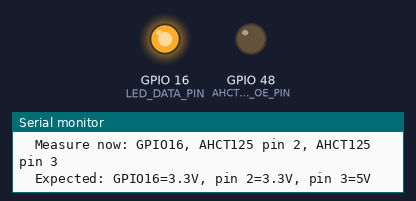
The sketch below on a simulated ESP32. On the bench: output pins drawn as LEDs (lit = HIGH), the last lines printed to the serial monitor.

Above: at 4.5 s.
At 16.5 s:
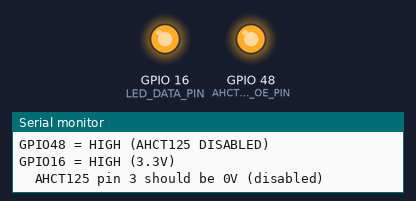
At 22.0 s:
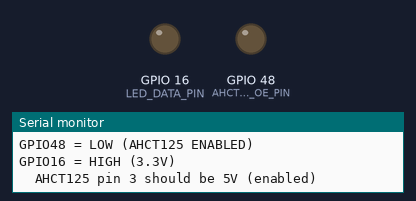
Timing chart, 0 to 28.8 s (numbered marks = the images above):
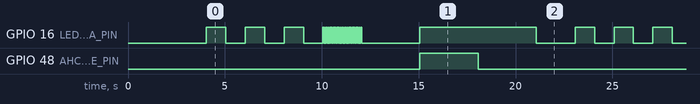

Measured:
- by itself, GPIO 48 (AHCT125_OE_PIN): alternates HIGH for 3.0 s and LOW for 16.0 s
- by itself, GPIO 16 (LED_DATA_PIN): repeats every 19.0 s: 99 × (HIGH 0.01 s, LOW 0.01 s), HIGH 0.01 s, LOW 3.0 s, HIGH 6.0 s, LOW 2.0 s, 3 × (HIGH 1.0 s, LOW 1.0 s)
- by itself, everything shown: repeats every 19.0 s, in 17 steps

The sketch:

test_raw_gpio_toggle.ino
```cpp
/*
 * Raw GPIO Toggle Test
 * Bypasses NeoPixel library to test basic GPIO16 -> AHCT125 -> LED path
 */

#define LED_DATA_PIN 16       // GPIO16 to AHCT125 pin 2 (1A)
#define AHCT125_OE_PIN 48     // GPIO48 to AHCT125 pin 1 (1OE)

void setup() {
  Serial.begin(115200);
  delay(2000);

  Serial.println("\n========================================");
  Serial.println("RAW GPIO TOGGLE TEST");
  Serial.println("========================================\n");

  // Setup GPIO48 (AHCT125 enable)
  pinMode(AHCT125_OE_PIN, OUTPUT);
  digitalWrite(AHCT125_OE_PIN, LOW);  // Enable (active LOW)
  Serial.println("GPIO48 = LOW (AHCT125 enabled)");
  Serial.println("  -> Measure GPIO48: should be 0V\n");

  // Setup GPIO16 (data)
  pinMode(LED_DATA_PIN, OUTPUT);
  digitalWrite(LED_DATA_PIN, LOW);
  Serial.println("GPIO16 = LOW initially");
  Serial.println("  -> Measure GPIO16: should be 0V\n");

  delay(2000);

  Serial.println("========================================");
  Serial.println("MEASUREMENT POINTS:");
  Serial.println("========================================");
  Serial.println("1. ESP32 GPIO16 pin");
  Serial.println("2. AHCT125 pin 2 (1A input)");
  Serial.println("3. AHCT125 pin 3 (1Y output)");
  Serial.println("4. After 330Ω resistor");
  Serial.println("5. LED strip DIN pin");
  Serial.println("========================================\n");

  Serial.println("Starting GPIO16 toggle test...");
  Serial.println("Measure each point above with multimeter\n");
}

void loop() {
  // Test 1: Slow toggle (easy to measure with multimeter)
  Serial.println("--- SLOW TOGGLE (1 second) ---");

  Serial.println("GPIO16 = HIGH");
  digitalWrite(LED_DATA_PIN, HIGH);
  Serial.println("  Measure now: GPIO16, AHCT125 pin 2, AHCT125 pin 3");
  Serial.println("  Expected: GPIO16=3.3V, pin 2=3.3V, pin 3=5V\n");
  delay(1000);

  Serial.println("GPIO16 = LOW");
  digitalWrite(LED_DATA_PIN, LOW);
  Serial.println("  Measure now: GPIO16, AHCT125 pin 2, AHCT125 pin 3");
  Serial.println("  Expected: GPIO16=0V, pin 2=0V, pin 3=0V\n");
  delay(1000);

  Serial.println("GPIO16 = HIGH");
  digitalWrite(LED_DATA_PIN, HIGH);
  delay(1000);

  Serial.println("GPIO16 = LOW");
  digitalWrite(LED_DATA_PIN, LOW);
  delay(1000);

  Serial.println("GPIO16 = HIGH");
  digitalWrite(LED_DATA_PIN, HIGH);
  delay(1000);

  Serial.println("GPIO16 = LOW");
  digitalWrite(LED_DATA_PIN, LOW);
  delay(1000);

  // Test 2: Fast toggle (should see ~2.5V average on multimeter)
  Serial.println("\n--- FAST TOGGLE (10ms) ---");
  Serial.println("GPIO16 toggling rapidly...");
  Serial.println("  Multimeter should show ~2.5V (average) on AHCT125 pin 3\n");

  for(int i = 0; i < 100; i++) {
    digitalWrite(LED_DATA_PIN, HIGH);
    delay(10);
    digitalWrite(LED_DATA_PIN, LOW);
    delay(10);
  }

  Serial.println("\n--- PAUSING ---\n");
  digitalWrite(LED_DATA_PIN, LOW);
  delay(3000);

  // Test 3: Check if AHCT125 enable works
  Serial.println("--- TESTING AHCT125 ENABLE ---");
  digitalWrite(LED_DATA_PIN, HIGH);

  Serial.println("GPIO48 = HIGH (AHCT125 DISABLED)");
  Serial.println("GPIO16 = HIGH (3.3V)");
  digitalWrite(AHCT125_OE_PIN, HIGH);
  Serial.println("  AHCT125 pin 3 should be 0V (disabled)\n");
  delay(3000);

  Serial.println("GPIO48 = LOW (AHCT125 ENABLED)");
  Serial.println("GPIO16 = HIGH (3.3V)");
  digitalWrite(AHCT125_OE_PIN, LOW);
  Serial.println("  AHCT125 pin 3 should be 5V (enabled)\n");
  delay(3000);

  digitalWrite(LED_DATA_PIN, LOW);
  delay(2000);
}
```
